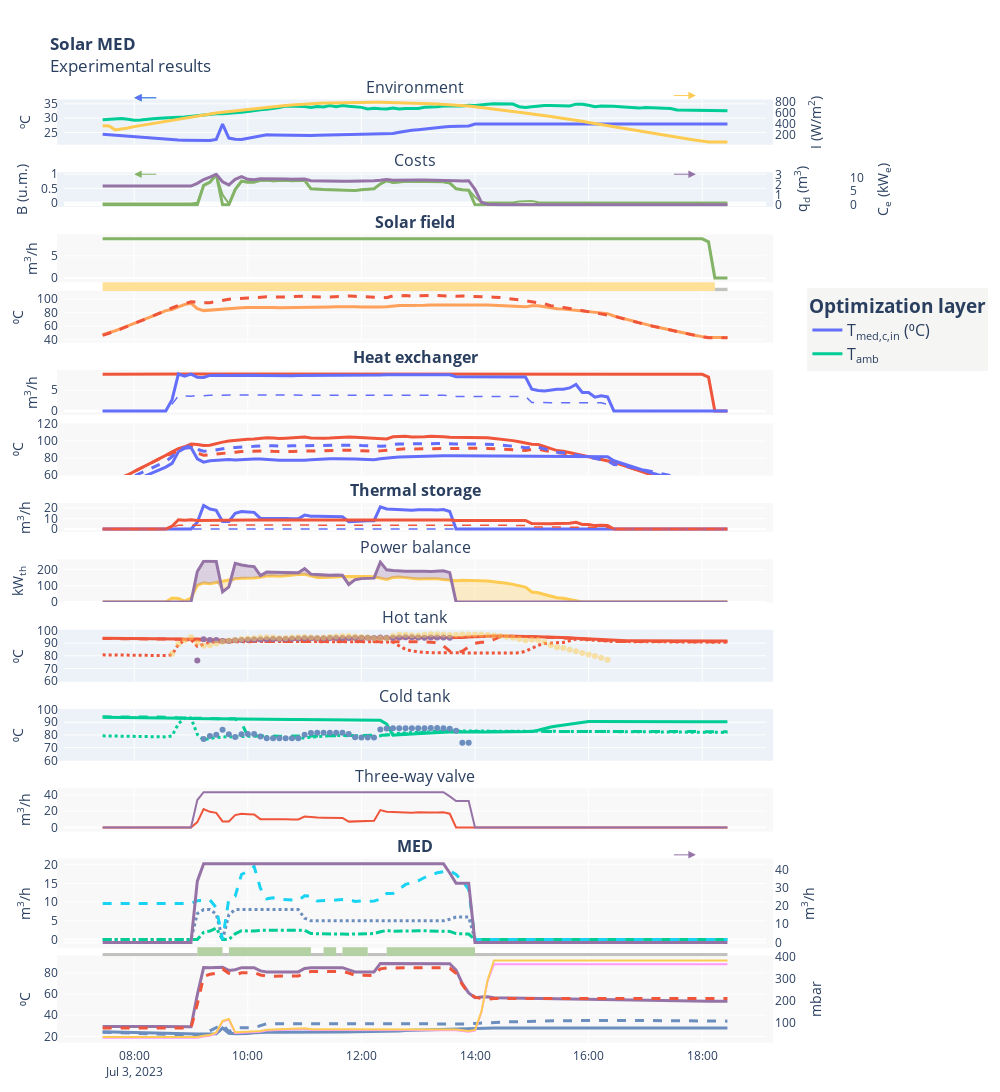

Notebook source saved alongside this figure:
### Code cell
# Update plot config
with open(data_path / "plot_config.hjson") as f:
    plot_config = hjson.load(f)

fig = experimental_results_plot(
    plot_config, df, vars_config=vars_config, resample=resample_figures
)

fig.show(
    config=generate_plotly_config(
        fig, figure_name=f'solar_med_{df.index[0].strftime("%Y%m%d")}'
    )
)
